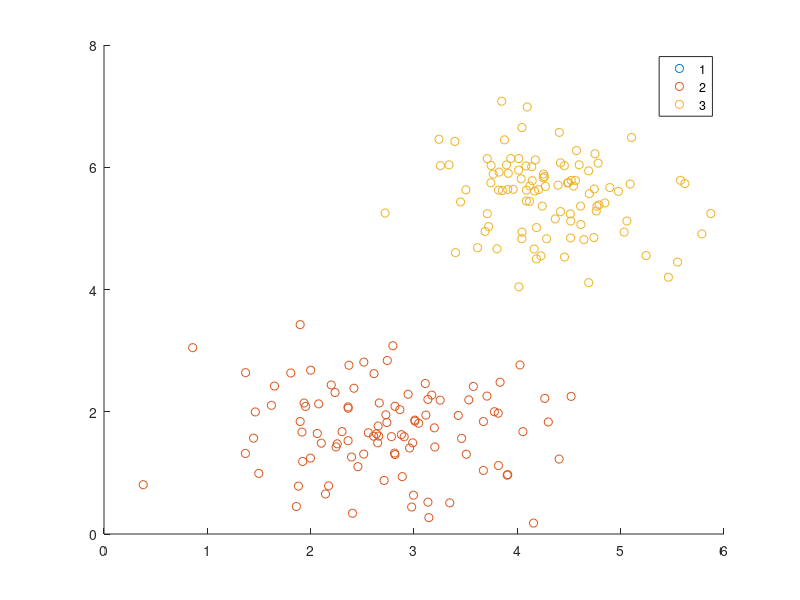

The MATLAB source for this figure: (Note: this script raises an error after producing the figure.)
r = 5;
inc = 0.1;

%Creating a dataset of 3 random clusters. Each with 100 elements
set1 = ones(100,2)*rand(2)*5+randn(100,2)*rand;
set2 = ones(100,2)*rand(2)*5+randn(100,2)*rand;
set3 = ones(100,2)*rand(2)*5+randn(100,2)*rand;
seta = [set1;set2;set3];
%shuffle entries
perm = randperm(300);
clustra = zeros(300,1);
clustr = zeros(300,1);
clustra(1:100) = 1;
clustra(101:200) = 2;
clustra(201:300) = 3;
set = zeros(300,2);
for i=1:300
    set(i,:) = seta(perm(i),:);
    clustr(i) = clustra(perm(i));
end
%plot correct clustering
figure(1);
gscatter(set(:,1),set(:,2),clustr);
%Making distance matrix
D = pdist(set);
D = squareform(D);
%plotting clustering based on correct distance matrix.
%Putting everything in a tensor
T = ones(300,300,2);
T(:,:,1) = D;
for i=1:300
    for j=1:i
        if clustr(i) ==clustr(j)
            T(i,j,2) = 0;
            T(j,i,2) = 0;
        end
    end
end

clusterAndPlot(T,set,2,"exact decomposition")

%creating low-rank approximation
Uhat = cpd(T,r);
That = cpdgen(Uhat);
Dhat = That(:,:,1);

Z = linkage(Dhat);
Cl = cluster(Z,'maxclust',3);
%clusters based on approximated distance matrix
figure(3);
gscatter(set(:,1),set(:,2),Cl);

%Creating incomplete tensor 
Tpart = NaN(300,300,2);
for i=1:300
    for j=1:i
        if rand<= inc
            Tpart(i,j,:) = T(i,j,:);
            Tpart(j,i,:) = T(i,j,:);
        end
    end
end
Tpart = fmt(Tpart);

Uhat = cpd(Tpart,r);
Tparthat = cpdgen(Uhat);
Dparthat = Tparthat(:,:,1);
Z = linkage(Dparthat);
Cl = cluster(Z,'maxclust',3);
%clusters based on low-rank approximation from an incomplete tensor
figure(4);
gscatter(set(:,1),set(:,2),Cl);

%creating incomplete tensor with complete expert knowledge
Tpart2 = NaN(300,300,2);
Tpart2(:,:,2) = T(:,:,2);
for i=1:300
    for j=1:i
        if rand<= inc
            Tpart2(i,j,1) = T(i,j,1);
            Tpart2(j,i,1) = T(i,j,1);
        end
    end
end
Tpart2 = fmt(Tpart2);

Uhat = cpd(Tpart2,r);
Tpart2hat = cpdgen(Uhat);
Dpart2hat = Tpart2hat(:,:,1);
Z = linkage(Dpart2hat);
Cl = cluster(Z,'maxclust',3);
%clusters based on low-rank approximation from an incomplete tensor
figure(5);
gscatter(set(:,1),set(:,2),Cl);

norm(D-Dhat,'fro')/norm(D,'fro')
norm(D-Dparthat,'fro')/norm(D,'fro')
norm(D-Dpart2hat,'fro')/norm(D,'fro')

function clusterAndPlot(T,set,i,title)
    Z = linkage(T(:,:,1));
    Cl = cluster(Z,'maxclust',3);
    figure("Name",title);
    gscatter(set(:,1),set(:,2),Cl);
end


